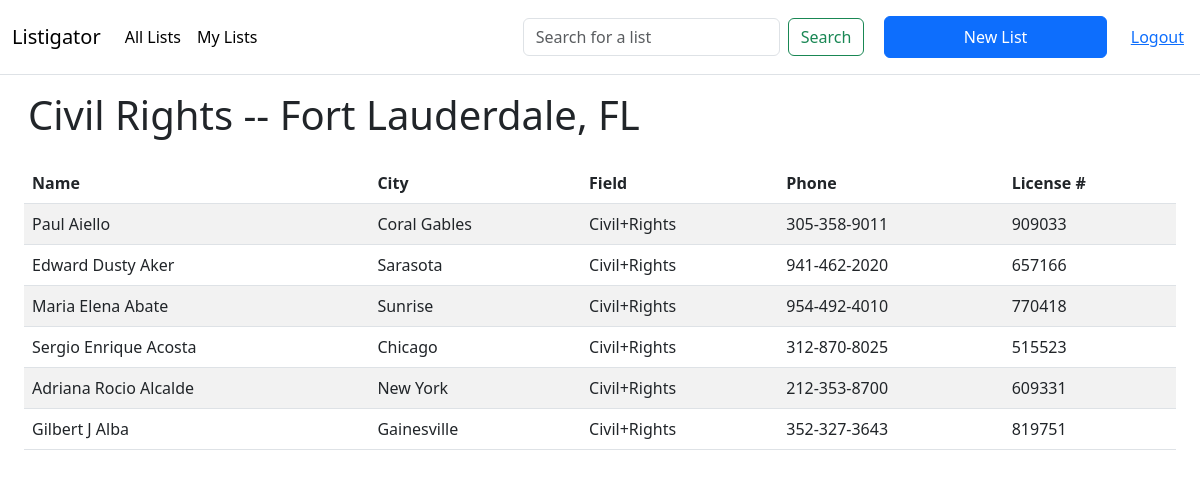
The page /list/11 (signed in) on the database its author committed.
### listigator/models.py (models this page shows, shortened)
class List(db.Model):
    id = db.Column(db.Integer, primary_key=True)
    user_id = db.Column(db.Integer, db.ForeignKey('user.id'),
        nullable=False)
    public = db.Column(db.Boolean, nullable=False, default=False)
    title = db.Column(db.String(50), nullable=False)
    lawyers = db.relationship('Lawyer', secondary=list_lawyers, lazy='subquery',
        backref=db.backref('lists', lazy=True))

class Lawyer(db.Model):
    id = db.Column(db.Integer, primary_key=True)
    license_number =db.Column(db.Integer, nullable=False)
    name = db.Column(db.String(50), nullable=False)
    city = db.Column(db.String(50), nullable=False)
    status = db.Column(db.String(20), nullable=False)
    phone = db.Column(db.String(20), nullable=False)
    field = db.Column(db.String(20), nullable=False)

### listigator/app.py (the view)
@main.route('/list/<int:list_id>')
@login_required
def list(list_id):
    list_to_show = List.query.get(list_id)
    lawyers = list_to_show.lawyers
    title = list_to_show.title
    return render_template('main/list.html', lawyers = lawyers, title=title)

### listigator/auth.py (called while the page is built)
def login_required(route):
    @functools.wraps(route)
    def wrapped_route(**kwargs):
        if session.get('user_id') is None:
            return redirect(url_for('auth.login'))
        return route(**kwargs)
    return wrapped_route

### listigator/templates/main/list.html (shortened to what this page needs)
{% extends 'main/layout.html' %}
{% block main %}
<h1 class="p-3">{{ title }}</h1>
{% if lawyers %}
<div class="container-fluid">
    <table class='table ph-3 bg-light table-striped'>
        <thead>
            <tr>
                <th scope="col">Name</th>
                <th scope="col">City</th>
                <th scope="col">Field</th>
                <th scope="col">Phone</th>
                <th scope="col">License #</th>
            </tr>
        </thead>
        <tbody>
            {% for lawyer in lawyers %}
            <tr class='p-3'>
                <td class='city'>{{lawyer.city}}</td>
                <td class='field'>{{lawyer.field}}</td>
                <td class='license_number'>{{lawyer.license_number}}</td>
                <td class='name'>{{lawyer.name}}</td>
                <td class='phone'>{{lawyer.phone}}</td>
            </tr>
            {% endfor %}
        </tbody>
    </table>
</div>
{% else %}
    <p>This list is empty</p>
{% endif %}
{% endblock %}

### listigator/static/css/style.css (style rules this page uses)
:root { --primary: #00356b; --secondary: #287dc0; --tertiary: #63aaff; --grey: lightgrey; --white: #fff; }

### rows shown on the page
List: title "Civil Rights -- Fort Lauderdale, FL"
Lawyer: city "Paul Aiello", field "Coral Gables", license_number "Civil+Rights", name "305-358-9011", phone "909033"
Lawyer: city "Edward Dusty Aker", field "Sarasota", license_number "Civil+Rights", name "941-462-2020", phone "657166"
Lawyer: city "Maria Elena Abate", field "Sunrise", license_number "Civil+Rights", name "954-492-4010", phone "770418"
Lawyer: city "Sergio Enrique Acosta", field "Chicago", license_number "Civil+Rights", name "312-870-8025", phone "515523"
Lawyer: city "Adriana Rocio Alcalde", field "New York", license_number "Civil+Rights", name "212-353-8700", phone "609331"
Lawyer: city "Gilbert J Alba", field "Gainesville", license_number "Civil+Rights", name "352-327-3643", phone "819751"
